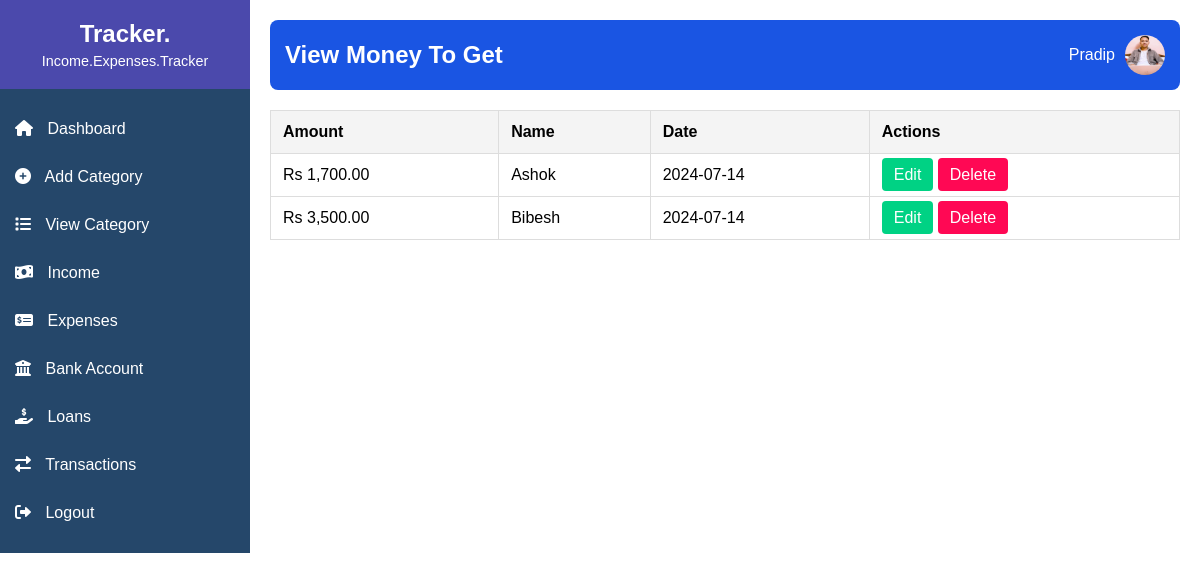
Page /view_money_to_get.php (signed in) on the committed database.
### tables this page shows
CREATE TABLE `money_to_get` (
  `id` int(11) NOT NULL,
  `amount` decimal(10,2) NOT NULL,
  `name` varchar(255) NOT NULL,
  `date` date NOT NULL
);

### view_money_to_get.php (the view, shortened to what this page needs)
<?php
include('db.php');
$query = "SELECT * FROM money_to_get";
$result = $conn->query($query);
?>
<!DOCTYPE html>
<html lang="en">
<head>
    <link rel="stylesheet" href="styles.css">
    <link rel="stylesheet" href="https://cdnjs.cloudflare.com/ajax/libs/font-awesome/6.0.0-beta3/css/all.min.css">
</head>
<body>
<div class="sidebar">
    <div class="sidebar-header">
        <h2>Tracker.</h2>
        <p>Income.Expenses.Tracker</p>
    </div>
    <ul class="sidebar-menu">
        <li><a href="dashboard.php"><i class="fas fa-home"></i> Dashboard</a></li>
        <li><a href="add_category.php"><i class="fas fa-plus-circle"></i> Add Category</a></li>
        <li><a href="view_categories.php"><i class="fas fa-list"></i> View Category</a></li>
        <li>
            <a href="javascript:void(0)" class="main-menu"><i class="fas fa-money-bill-wave"></i> Income</a>
        </li>
        <li>
            <a href="javascript:void(0)" class="main-menu"><i class="fas fa-money-check-alt"></i> Expenses</a>
        </li>
        <li>
            <a href="javascript:void(0)" class="main-menu"><i class="fas fa-university"></i> Bank Account</a>
        </li>
        <li>
            <a href="javascript:void(0)" class="main-menu"><i class="fas fa-hand-holding-usd"></i> Loans</a>
        </li>
        <li><a href="transactions.php"><i class="fas fa-exchange-alt"></i> Transactions</a></li>
        <li><a href="logout.php"><i class="fas fa-sign-out-alt"></i> Logout</a></li>
    </ul>
</div>
<div class="main-content">
    <header>
        <div class="title">
            <h1>View Money To Get</h1>
        </div>
        <div class="user-info">
            <p><?php echo htmlspecialchars($_SESSION['username']); ?></p>
            <img src="profile.jpg" alt="Profile Picture">
        </div>
    </header>
    <main>
        <div class="table-container">
            <table>
                <thead>
                    <tr>
                        <th>Amount</th>
                        <th>Name</th>
                        <th>Date</th>
                        <th>Actions</th>
                    </tr>
                </thead>
                <tbody>
                    <?php while ($row = $result->fetch_assoc()): ?>
                    <tr>
                        <td>Rs <?php echo number_format($row['amount'], 2); ?></td>
                        <td><?php echo htmlspecialchars($row['name']); ?></td>
                        <td><?php echo htmlspecialchars($row['date']); ?></td>
                        <td>
                            <a href="edit_money_to_get.php?id=<?php echo $row['id']; ?>" class="btn btn-edit">Edit</a>
                            <a href="delete_money_to_get.php?id=<?php echo $row['id']; ?>" class="btn btn-delete" onclick="return confirm('Are you sure you want to delete this record?');">Delete</a>
                        </td>
                    </tr>
                    <?php endwhile; ?>
                </tbody>
            </table>
        </div>
    </main>
</div>
</body>
</html>

### styles.css (style rules this page uses)
body { font-family: Arial, sans-serif; margin: 0; padding: 0; display: flex; }
.sidebar { width: 250px; background-color: #25476A; color: #fff; display: flex; flex-direction: column; align-items: center; }
.sidebar-header { text-align: center; padding: 20px 0; width: 100%; background-color: #4B49AC; }
.sidebar-header h2 { margin: 0; font-size: 1.5em; }
.sidebar-header p { margin: 5px 0 0; font-size: 0.9em; }
.sidebar-menu { list-style: none; padding: 0; width: 100%; display: flex; flex-direction: column; }
.sidebar-menu li { width: 100%; }
.sidebar-menu li a { display: block; padding: 15px; color: #fff; text-decoration: none; transition: background-color 0.3s ease; }
.sidebar-menu li a i { margin-right: 10px; }
.main-content { flex-grow: 1; padding: 20px; }
header { display: flex; justify-content: space-between; align-items: center; background-color: #1A55E3; color: #fff; padding: 15px; border-radius: 8px; }
header .title h1 { margin: 0; font-size: 1.5em; }
header .user-info { display: flex; align-items: center; }
header .user-info p { margin: 0; margin-right: 10px; }
header .user-info img { width: 40px; height: 40px; border-radius: 50%; }
.table-container { width: 100%; overflow-x: auto; }
table { width: 100%; border-collapse: collapse; margin: 20px 0; font-size: 16px; }
table th, table td { padding: 12px; border: 1px solid #ddd; text-align: left; }
table th { background-color: #f4f4f4; }
.btn { padding: 8px 12px; color: #fff; text-decoration: none; border-radius: 4px; transition: background-color 0.3s ease; }
.btn-edit { background-color: #00d284; }
.btn-delete { background-color: #FF0854; }

### rows in the picture
money_to_get: amount "1,700.00", name "Ashok", date "2024-07-14"
money_to_get: amount "3,500.00", name "Bibesh", date "2024-07-14"

### other values in the picture
$_SESSION['username'] "Pradip"
